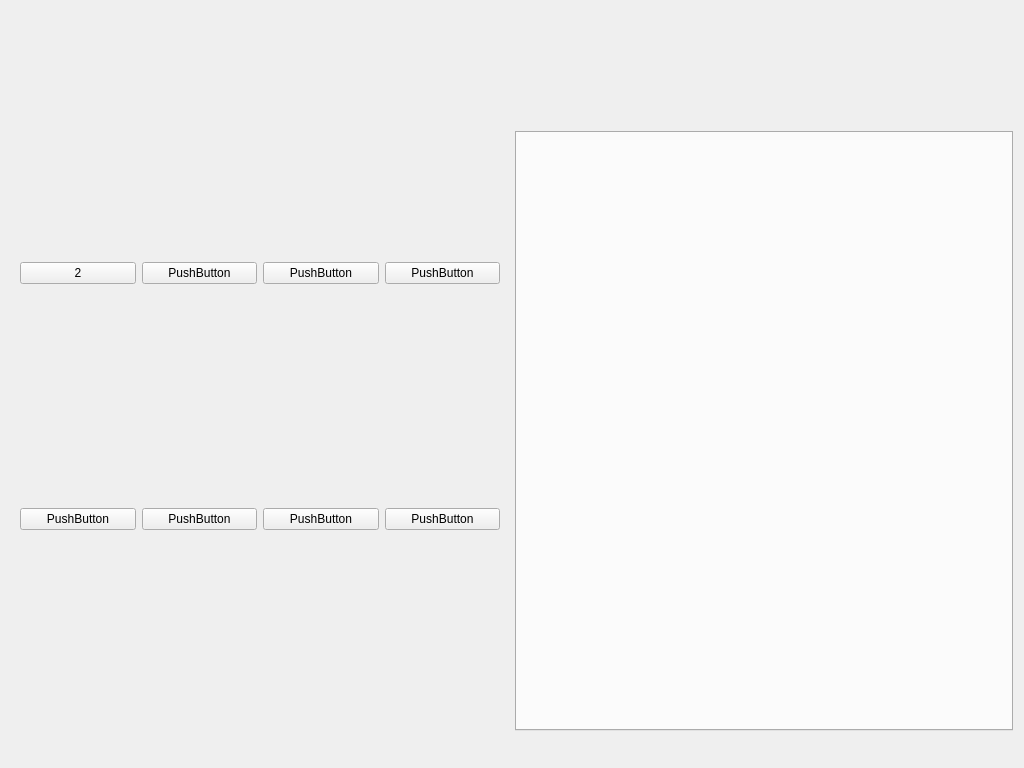
<?xml version="1.0" encoding="UTF-8"?>
<ui version="4.0">
 <class>mainui</class>
 <widget class="PanelItem" name="mainui">
  <property name="windowModality">
   <enum>Qt::NonModal</enum>
  </property>
  <property name="enabled">
   <bool>true</bool>
  </property>
  <property name="geometry">
   <rect>
    <x>0</x>
    <y>0</y>
    <width>1024</width>
    <height>768</height>
   </rect>
  </property>
  <property name="windowTitle">
   <string>Form</string>
  </property>
  <property name="titleText" stdset="0">
   <string>音频监测</string>
  </property>
  <property name="borderColor" stdset="0">
   <color>
    <red>0</red>
    <green>0</green>
    <blue>0</blue>
   </color>
  </property>
  <property name="isAlarm" stdset="0">
   <bool>false</bool>
  </property>
  <property name="isEnable" stdset="0">
   <bool>true</bool>
  </property>
  <layout class="QHBoxLayout" name="mainuiLayout" stretch="0,0">
   <property name="topMargin">
    <number>35</number>
   </property>
   <item>
    <widget class="QStackedWidget" name="StackW">
     <property name="cursor">
      <cursorShape>SizeHorCursor</cursorShape>
     </property>
     <property name="mouseTracking">
      <bool>false</bool>
     </property>
     <property name="tabletTracking">
      <bool>false</bool>
     </property>
     <property name="focusPolicy">
      <enum>Qt::NoFocus</enum>
     </property>
     <property name="contextMenuPolicy">
      <enum>Qt::DefaultContextMenu</enum>
     </property>
     <property name="acceptDrops">
      <bool>false</bool>
     </property>
     <property name="autoFillBackground">
      <bool>false</bool>
     </property>
     <property name="frameShape">
      <enum>QFrame::NoFrame</enum>
     </property>
     <property name="frameShadow">
      <enum>QFrame::Plain</enum>
     </property>
     <property name="currentIndex">
      <number>1</number>
     </property>
     <widget class="QWidget" name="Page1">
      <layout class="QGridLayout" name="gL" columnstretch="0,0,0,0,0">
       <property name="sizeConstraint">
        <enum>QLayout::SetDefaultConstraint</enum>
       </property>
       <property name="leftMargin">
        <number>9</number>
       </property>
       <property name="horizontalSpacing">
        <number>6</number>
       </property>
       <item row="1" column="3">
        <widget class="QPushButton" name="pushButton_3">
         <property name="text">
          <string>PushButton</string>
         </property>
        </widget>
       </item>
       <item row="2" column="0">
        <layout class="QHBoxLayout" name="group_1">
         <property name="spacing">
          <number>0</number>
         </property>
         <property name="sizeConstraint">
          <enum>QLayout::SetMaximumSize</enum>
         </property>
        </layout>
       </item>
       <item row="4" column="3">
        <widget class="QPushButton" name="pushButton_7">
         <property name="text">
          <string>PushButton</string>
         </property>
        </widget>
       </item>
       <item row="4" column="2">
        <widget class="QPushButton" name="pushButton_6">
         <property name="text">
          <string>PushButton</string>
         </property>
        </widget>
       </item>
       <item row="1" column="0">
        <widget class="QPushButton" name="pushButton_1">
         <property name="sizePolicy">
          <sizepolicy hsizetype="Minimum" vsizetype="Fixed">
           <horstretch>0</horstretch>
           <verstretch>0</verstretch>
          </sizepolicy>
         </property>
         <property name="text">
          <string>1</string>
         </property>
        </widget>
       </item>
       <item row="1" column="4">
        <widget class="QPushButton" name="pushButton_4">
         <property name="text">
          <string>PushButton</string>
         </property>
        </widget>
       </item>
       <item row="1" column="2">
        <widget class="QPushButton" name="pushButton_2">
         <property name="text">
          <string>PushButton</string>
         </property>
        </widget>
       </item>
       <item row="4" column="4">
        <widget class="QPushButton" name="pushButton_8">
         <property name="text">
          <string>PushButton</string>
         </property>
        </widget>
       </item>
       <item row="5" column="0">
        <layout class="QHBoxLayout" name="group_5">
         <property name="sizeConstraint">
          <enum>QLayout::SetMaximumSize</enum>
         </property>
        </layout>
       </item>
       <item row="4" column="0">
        <widget class="QPushButton" name="pushButton_5">
         <property name="text">
          <string>PushButton</string>
         </property>
        </widget>
       </item>
       <item row="2" column="2">
        <layout class="QHBoxLayout" name="group_2">
         <property name="sizeConstraint">
          <enum>QLayout::SetMaximumSize</enum>
         </property>
        </layout>
       </item>
       <item row="2" column="3">
        <layout class="QHBoxLayout" name="group_3">
         <property name="sizeConstraint">
          <enum>QLayout::SetMaximumSize</enum>
         </property>
        </layout>
       </item>
       <item row="5" column="3">
        <layout class="QHBoxLayout" name="group_7">
         <property name="sizeConstraint">
          <enum>QLayout::SetMaximumSize</enum>
         </property>
        </layout>
       </item>
       <item row="2" column="4">
        <layout class="QHBoxLayout" name="group_4">
         <property name="sizeConstraint">
          <enum>QLayout::SetMaximumSize</enum>
         </property>
        </layout>
       </item>
       <item row="5" column="2">
        <layout class="QHBoxLayout" name="group_6">
         <property name="sizeConstraint">
          <enum>QLayout::SetMaximumSize</enum>
         </property>
        </layout>
       </item>
       <item row="5" column="4">
        <layout class="QHBoxLayout" name="group_8">
         <property name="sizeConstraint">
          <enum>QLayout::SetMaximumSize</enum>
         </property>
        </layout>
       </item>
      </layout>
     </widget>
     <widget class="QWidget" name="page2">
      <layout class="QGridLayout" name="gridLayout">
       <item row="0" column="4">
        <widget class="QPushButton" name="pushButton_11">
         <property name="text">
          <string>PushButton</string>
         </property>
        </widget>
       </item>
       <item row="1" column="2">
        <layout class="QHBoxLayout" name="group_9">
         <property name="sizeConstraint">
          <enum>QLayout::SetMaximumSize</enum>
         </property>
        </layout>
       </item>
       <item row="3" column="4">
        <layout class="QHBoxLayout" name="group_15">
         <property name="sizeConstraint">
          <enum>QLayout::SetMaximumSize</enum>
         </property>
        </layout>
       </item>
       <item row="1" column="4">
        <layout class="QHBoxLayout" name="group_11">
         <property name="sizeConstraint">
          <enum>QLayout::SetMaximumSize</enum>
         </property>
        </layout>
       </item>
       <item row="3" column="3">
        <layout class="QHBoxLayout" name="group_14">
         <property name="sizeConstraint">
          <enum>QLayout::SetMaximumSize</enum>
         </property>
        </layout>
       </item>
       <item row="3" column="5">
        <layout class="QHBoxLayout" name="group_16">
         <property name="spacing">
          <number>0</number>
         </property>
         <property name="sizeConstraint">
          <enum>QLayout::SetMaximumSize</enum>
         </property>
        </layout>
       </item>
       <item row="0" column="3">
        <widget class="QPushButton" name="pushButton_10">
         <property name="text">
          <string>PushButton</string>
         </property>
        </widget>
       </item>
       <item row="3" column="2">
        <layout class="QHBoxLayout" name="group_13">
         <property name="sizeConstraint">
          <enum>QLayout::SetMaximumSize</enum>
         </property>
        </layout>
       </item>
       <item row="1" column="3">
        <layout class="QHBoxLayout" name="group_10">
         <property name="sizeConstraint">
          <enum>QLayout::SetMaximumSize</enum>
         </property>
        </layout>
       </item>
       <item row="0" column="5">
        <widget class="QPushButton" name="pushButton_12">
         <property name="text">
          <string>PushButton</string>
         </property>
        </widget>
       </item>
       <item row="1" column="5">
        <layout class="QHBoxLayout" name="group_12">
         <property name="sizeConstraint">
          <enum>QLayout::SetMaximumSize</enum>
         </property>
        </layout>
       </item>
       <item row="0" column="2">
        <widget class="QPushButton" name="pushButton_9">
         <property name="text">
          <string>2</string>
         </property>
        </widget>
       </item>
       <item row="2" column="2">
        <widget class="QPushButton" name="pushButton_13">
         <property name="text">
          <string>PushButton</string>
         </property>
        </widget>
       </item>
       <item row="2" column="3">
        <widget class="QPushButton" name="pushButton_14">
         <property name="text">
          <string>PushButton</string>
         </property>
        </widget>
       </item>
       <item row="2" column="4">
        <widget class="QPushButton" name="pushButton_15">
         <property name="text">
          <string>PushButton</string>
         </property>
        </widget>
       </item>
       <item row="2" column="5">
        <widget class="QPushButton" name="pushButton_16">
         <property name="sizePolicy">
          <sizepolicy hsizetype="Minimum" vsizetype="Fixed">
           <horstretch>0</horstretch>
           <verstretch>0</verstretch>
          </sizepolicy>
         </property>
         <property name="text">
          <string>PushButton</string>
         </property>
        </widget>
       </item>
      </layout>
     </widget>
    </widget>
   </item>
   <item>
    <layout class="QVBoxLayout" name="leftLayout">
     <property name="sizeConstraint">
      <enum>QLayout::SetDefaultConstraint</enum>
     </property>
     <item>
      <widget class="QLabel" name="ACElabel">
       <property name="minimumSize">
        <size>
         <width>0</width>
         <height>90</height>
        </size>
       </property>
       <property name="maximumSize">
        <size>
         <width>16777215</width>
         <height>90</height>
        </size>
       </property>
       <property name="styleSheet">
        <string notr="true">#ACElabel{
border:nono;
}
</string>
       </property>
       <property name="text">
        <string/>
       </property>
       <property name="pixmap">
        <pixmap resource="../resource/application.qrc">:/rhdz</pixmap>
       </property>
       <property name="alignment">
        <set>Qt::AlignCenter</set>
       </property>
      </widget>
     </item>
     <item>
      <layout class="QHBoxLayout" name="changeHL">
       <item>
        <widget class="QTabWidget" name="tabWidget">
         <property name="tabPosition">
          <enum>QTabWidget::North</enum>
         </property>
         <property name="tabShape">
          <enum>QTabWidget::Triangular</enum>
         </property>
         <property name="elideMode">
          <enum>Qt::ElideNone</enum>
         </property>
         <property name="usesScrollButtons">
          <bool>true</bool>
         </property>
         <property name="documentMode">
          <bool>false</bool>
         </property>
         <property name="tabsClosable">
          <bool>false</bool>
         </property>
         <property name="movable">
          <bool>false</bool>
         </property>
         <property name="tabBarAutoHide">
          <bool>true</bool>
         </property>
         <widget class="QWidget" name="tab1">
          <attribute name="title">
           <string/>
          </attribute>
          <layout class="QVBoxLayout" name="tab1Layout"/>
         </widget>
        </widget>
       </item>
      </layout>
     </item>
     <item>
      <widget class="CpuMemoryLabel" name="cpuMemorylabel">
       <property name="sizePolicy">
        <sizepolicy hsizetype="Preferred" vsizetype="Preferred">
         <horstretch>0</horstretch>
         <verstretch>0</verstretch>
        </sizepolicy>
       </property>
       <property name="minimumSize">
        <size>
         <width>0</width>
         <height>20</height>
        </size>
       </property>
       <property name="maximumSize">
        <size>
         <width>16777215</width>
         <height>20</height>
        </size>
       </property>
       <property name="lineWidth">
        <number>1</number>
       </property>
      </widget>
     </item>
    </layout>
   </item>
  </layout>
 </widget>
 <customwidgets>
  <customwidget>
   <class>CpuMemoryLabel</class>
   <extends>QLabel</extends>
   <header>cpumemorylabel.h</header>
  </customwidget>
  <customwidget>
   <class>PanelItem</class>
   <extends>QWidget</extends>
   <header>panelitem.h</header>
   <container>1</container>
  </customwidget>
 </customwidgets>
 <resources>
  <include location="../resource/application.qrc"/>
 </resources>
 <connections/>
</ui>
